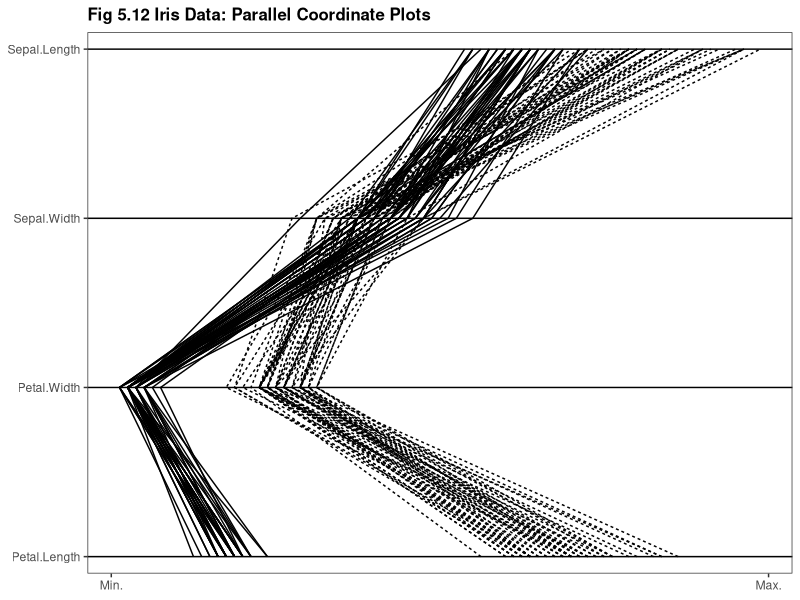
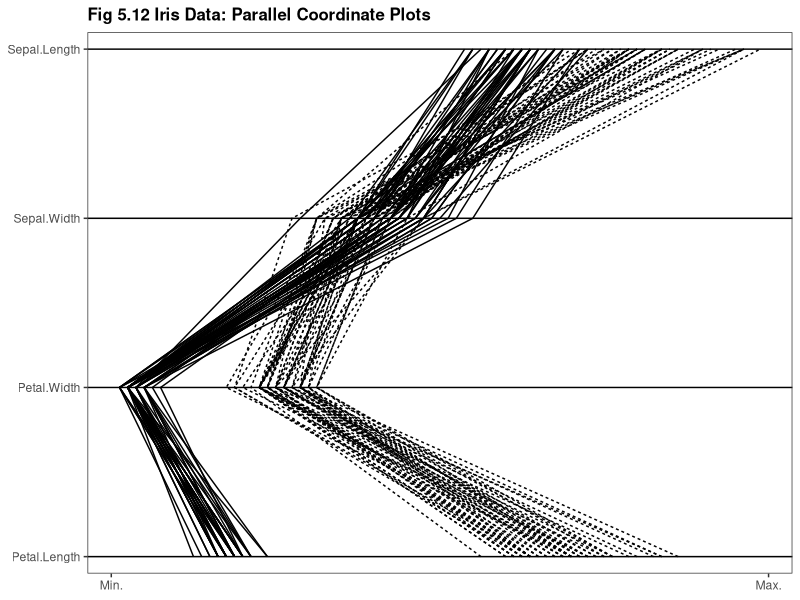

Source code (R) for these figures, in order:
library(ggplot2)
library(reshape2)

this_base <- "fig05-12_iris-data-parallel-coordinate-plots"

my_data <- iris
my_data$row <- rownames(my_data) # group lines by row

my_data_long <- 
  melt(my_data, c("row", "Species"), 
       c("Sepal.Length", "Sepal.Width", "Petal.Length", "Petal.Width"),
       variable.name = "part",)

my_data_long$part <- 
  factor(my_data_long$part, 
         c("Petal.Length", "Petal.Width", "Sepal.Width", "Sepal.Length"))

my_data_long <- subset(my_data_long, my_data_long$Species != "versicolor")

p <- ggplot(my_data_long, aes(x = part, y = value, group = Species)) +
  geom_line(aes(group = row, linetype = Species), colour = "black",
            show_guide = FALSE) +
  scale_x_discrete(expand = c(0, 0.1)) +
  scale_y_continuous(breaks = c(0, 8), labels = c("Min.", "Max."),
                     limits = c(min(my_data_long$value), max(my_data_long$value))) +
  coord_flip() +
  ggtitle("Fig 5.12 Iris Data: Parallel Coordinate Plots") +
  theme_bw() +
  theme(panel.grid.major.y = element_line(colour = "black"),
        panel.grid.major.x = element_blank(),
        panel.grid.minor = element_blank(),
        plot.title = element_text(size = rel(1.1), face = "bold", vjust = 1),
        axis.title = element_blank())

p

ggsave(paste0(this_base, ".png"), 
       p, width = 6, height = 5)

## pedantic: my_data does not match plot in book
